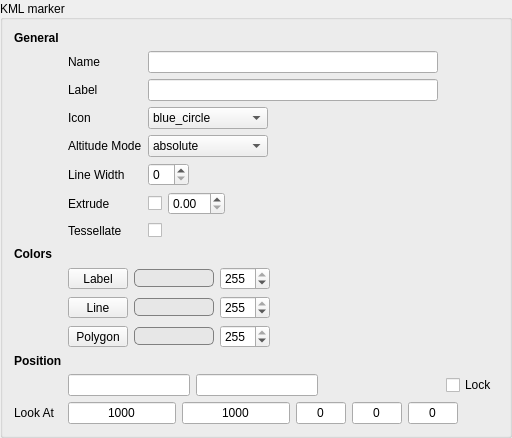
                <widget class="QGroupBox" name="kml_marker">
                 <property name="font">
                  <font>
                   <weight>50</weight>
                   <bold>false</bold>
                  </font>
                 </property>
                 <property name="title">
                  <string>KML marker</string>
                 </property>
                 <property name="alignment">
                  <set>Qt::AlignLeading|Qt::AlignLeft|Qt::AlignVCenter</set>
                 </property>
                 <property name="flat">
                  <bool>false</bool>
                 </property>
                 <layout class="QVBoxLayout" name="verticalLayout_4">
                  <item>
                   <layout class="QGridLayout" name="gridLayout">
                    <item row="14" column="2" colspan="2">
                     <layout class="QHBoxLayout" name="horizontalLayout_3">
                      <item>
                       <widget class="QLineEdit" name="longitude">
                        <property name="maximumSize">
                         <size>
                          <width>180</width>
                          <height>16777215</height>
                         </size>
                        </property>
                        <property name="styleSheet">
                         <string notr="true"/>
                        </property>
                        <property name="alignment">
                         <set>Qt::AlignCenter</set>
                        </property>
                       </widget>
                      </item>
                      <item>
                       <widget class="QLineEdit" name="latitude">
                        <property name="maximumSize">
                         <size>
                          <width>180</width>
                          <height>16777215</height>
                         </size>
                        </property>
                        <property name="styleSheet">
                         <string notr="true"/>
                        </property>
                        <property name="alignment">
                         <set>Qt::AlignCenter</set>
                        </property>
                       </widget>
                      </item>
                      <item>
                       <spacer name="horizontalSpacer_8">
                        <property name="orientation">
                         <enum>Qt::Horizontal</enum>
                        </property>
                        <property name="sizeHint" stdset="0">
                         <size>
                          <width>40</width>
                          <height>20</height>
                         </size>
                        </property>
                       </spacer>
                      </item>
                      <item>
                       <widget class="QCheckBox" name="lock_location">
                        <property name="text">
                         <string>Lock</string>
                        </property>
                       </widget>
                      </item>
                     </layout>
                    </item>
                    <item row="1" column="3">
                     <widget class="QLineEdit" name="kmlname">
                      <property name="maximumSize">
                       <size>
                        <width>290</width>
                        <height>16777215</height>
                       </size>
                      </property>
                      <property name="styleSheet">
                       <string notr="true"/>
                      </property>
                     </widget>
                    </item>
                    <item row="5" column="3">
                     <layout class="QHBoxLayout" name="horizontalLayout_9">
                      <item>
                       <widget class="QSpinBox" name="LineWidth">
                        <property name="styleSheet">
                         <string notr="true"/>
                        </property>
                       </widget>
                      </item>
                      <item>
                       <spacer name="horizontalSpacer_5">
                        <property name="orientation">
                         <enum>Qt::Horizontal</enum>
                        </property>
                        <property name="sizeHint" stdset="0">
                         <size>
                          <width>40</width>
                          <height>20</height>
                         </size>
                        </property>
                       </spacer>
                      </item>
                     </layout>
                    </item>
                    <item row="11" column="2" colspan="2">
                     <layout class="QHBoxLayout" name="horizontalLayout_11">
                      <item>
                       <widget class="QToolButton" name="polygoncolor">
                        <property name="sizePolicy">
                         <sizepolicy hsizetype="Fixed" vsizetype="Fixed">
                          <horstretch>0</horstretch>
                          <verstretch>0</verstretch>
                         </sizepolicy>
                        </property>
                        <property name="minimumSize">
                         <size>
                          <width>60</width>
                          <height>0</height>
                         </size>
                        </property>
                        <property name="maximumSize">
                         <size>
                          <width>60</width>
                          <height>16777215</height>
                         </size>
                        </property>
                        <property name="styleSheet">
                         <string notr="true"/>
                        </property>
                        <property name="text">
                         <string>Polygon</string>
                        </property>
                       </widget>
                      </item>
                      <item>
                       <widget class="QLineEdit" name="polygoncolorlabel">
                        <property name="sizePolicy">
                         <sizepolicy hsizetype="Fixed" vsizetype="Fixed">
                          <horstretch>0</horstretch>
                          <verstretch>0</verstretch>
                         </sizepolicy>
                        </property>
                        <property name="minimumSize">
                         <size>
                          <width>60</width>
                          <height>0</height>
                         </size>
                        </property>
                        <property name="maximumSize">
                         <size>
                          <width>80</width>
                          <height>16777215</height>
                         </size>
                        </property>
                        <property name="styleSheet">
                         <string notr="true">QLineEdit {
     border: 1px solid gray;
     border-radius: 5px;
     padding: 0 8px;
     background: rgb(231, 231, 231);
 }
</string>
                        </property>
                        <property name="readOnly">
                         <bool>true</bool>
                        </property>
                       </widget>
                      </item>
                      <item>
                       <widget class="QSpinBox" name="PolygonAlpha">
                        <property name="sizePolicy">
                         <sizepolicy hsizetype="Fixed" vsizetype="Fixed">
                          <horstretch>0</horstretch>
                          <verstretch>0</verstretch>
                         </sizepolicy>
                        </property>
                        <property name="minimumSize">
                         <size>
                          <width>50</width>
                          <height>0</height>
                         </size>
                        </property>
                        <property name="maximumSize">
                         <size>
                          <width>50</width>
                          <height>16777215</height>
                         </size>
                        </property>
                        <property name="styleSheet">
                         <string notr="true"/>
                        </property>
                        <property name="maximum">
                         <number>255</number>
                        </property>
                        <property name="value">
                         <number>255</number>
                        </property>
                       </widget>
                      </item>
                      <item>
                       <spacer name="horizontalSpacer_7">
                        <property name="orientation">
                         <enum>Qt::Horizontal</enum>
                        </property>
                        <property name="sizeHint" stdset="0">
                         <size>
                          <width>40</width>
                          <height>20</height>
                         </size>
                        </property>
                       </spacer>
                      </item>
                     </layout>
                    </item>
                    <item row="2" column="2">
                     <widget class="QLabel" name="label_2">
                      <property name="text">
                       <string>Label</string>
                      </property>
                     </widget>
                    </item>
                    <item row="3" column="3">
                     <widget class="QComboBox" name="SelectIcon">
                      <property name="sizePolicy">
                       <sizepolicy hsizetype="Fixed" vsizetype="Fixed">
                        <horstretch>0</horstretch>
                        <verstretch>0</verstretch>
                       </sizepolicy>
                      </property>
                      <property name="minimumSize">
                       <size>
                        <width>120</width>
                        <height>0</height>
                       </size>
                      </property>
                      <property name="maximumSize">
                       <size>
                        <width>120</width>
                        <height>16777215</height>
                       </size>
                      </property>
                      <property name="currentIndex">
                       <number>1</number>
                      </property>
                      <item>
                       <property name="text">
                        <string/>
                       </property>
                      </item>
                      <item>
                       <property name="text">
                        <string>blue_circle</string>
                       </property>
                       <property name="icon">
                        <iconset>
                         <normaloff>:/icons/blue_circle.png</normaloff>:/icons/blue_circle.png</iconset>
                       </property>
                      </item>
                      <item>
                       <property name="text">
                        <string>green_circle</string>
                       </property>
                       <property name="icon">
                        <iconset>
                         <normaloff>:/icons/green_circle.png</normaloff>:/icons/green_circle.png</iconset>
                       </property>
                      </item>
                      <item>
                       <property name="text">
                        <string>red_circle</string>
                       </property>
                       <property name="icon">
                        <iconset>
                         <normaloff>:/icons/red_circle.png</normaloff>:/icons/red_circle.png</iconset>
                       </property>
                      </item>
                      <item>
                       <property name="text">
                        <string>yellow_circle</string>
                       </property>
                       <property name="icon">
                        <iconset>
                         <normaloff>:/icons/yellow_circle.png</normaloff>:/icons/yellow_circle.png</iconset>
                       </property>
                      </item>
                     </widget>
                    </item>
                    <item row="7" column="3">
                     <layout class="QHBoxLayout" name="horizontalLayout_6">
                      <item>
                       <widget class="QCheckBox" name="Tessellate">
                        <property name="layoutDirection">
                         <enum>Qt::LeftToRight</enum>
                        </property>
                        <property name="text">
                         <string/>
                        </property>
                       </widget>
                      </item>
                      <item>
                       <spacer name="horizontalSpacer_10">
                        <property name="orientation">
                         <enum>Qt::Horizontal</enum>
                        </property>
                        <property name="sizeHint" stdset="0">
                         <size>
                          <width>40</width>
                          <height>20</height>
                         </size>
                        </property>
                       </spacer>
                      </item>
                     </layout>
                    </item>
                    <item row="4" column="3">
                     <widget class="QComboBox" name="altitudeMode">
                      <property name="sizePolicy">
                       <sizepolicy hsizetype="Fixed" vsizetype="Fixed">
                        <horstretch>0</horstretch>
                        <verstretch>0</verstretch>
                       </sizepolicy>
                      </property>
                      <property name="maximumSize">
                       <size>
                        <width>120</width>
                        <height>16777215</height>
                       </size>
                      </property>
                      <item>
                       <property name="text">
                        <string>absolute</string>
                       </property>
                      </item>
                      <item>
                       <property name="text">
                        <string>clampToGround</string>
                       </property>
                      </item>
                      <item>
                       <property name="text">
                        <string>relativeToGround</string>
                       </property>
                      </item>
                     </widget>
                    </item>
                    <item row="1" column="2">
                     <widget class="QLabel" name="label">
                      <property name="text">
                       <string>Name</string>
                      </property>
                     </widget>
                    </item>
                    <item row="9" column="2" colspan="2">
                     <layout class="QHBoxLayout" name="horizontalLayout_7">
                      <item>
                       <widget class="QToolButton" name="labelcolor">
                        <property name="minimumSize">
                         <size>
                          <width>60</width>
                          <height>0</height>
                         </size>
                        </property>
                        <property name="maximumSize">
                         <size>
                          <width>60</width>
                          <height>16777215</height>
                         </size>
                        </property>
                        <property name="styleSheet">
                         <string notr="true"/>
                        </property>
                        <property name="text">
                         <string>Label</string>
                        </property>
                       </widget>
                      </item>
                      <item>
                       <widget class="QLineEdit" name="labelcolorlabel">
                        <property name="sizePolicy">
                         <sizepolicy hsizetype="Fixed" vsizetype="Fixed">
                          <horstretch>0</horstretch>
                          <verstretch>0</verstretch>
                         </sizepolicy>
                        </property>
                        <property name="minimumSize">
                         <size>
                          <width>60</width>
                          <height>0</height>
                         </size>
                        </property>
                        <property name="maximumSize">
                         <size>
                          <width>80</width>
                          <height>16777215</height>
                         </size>
                        </property>
                        <property name="styleSheet">
                         <string notr="true">QLineEdit {
     border: 1px solid gray;
     border-radius: 5px;
     padding: 0 8px;
     background: rgb(231, 231, 231);
 }
</string>
                        </property>
                        <property name="readOnly">
                         <bool>true</bool>
                        </property>
                       </widget>
                      </item>
                      <item>
                       <widget class="QSpinBox" name="LabelAlpha">
                        <property name="sizePolicy">
                         <sizepolicy hsizetype="Fixed" vsizetype="Fixed">
                          <horstretch>0</horstretch>
                          <verstretch>0</verstretch>
                         </sizepolicy>
                        </property>
                        <property name="minimumSize">
                         <size>
                          <width>50</width>
                          <height>0</height>
                         </size>
                        </property>
                        <property name="maximumSize">
                         <size>
                          <width>50</width>
                          <height>16777215</height>
                         </size>
                        </property>
                        <property name="styleSheet">
                         <string notr="true"/>
                        </property>
                        <property name="maximum">
                         <number>255</number>
                        </property>
                        <property name="value">
                         <number>255</number>
                        </property>
                       </widget>
                      </item>
                      <item>
                       <spacer name="horizontalSpacer_3">
                        <property name="orientation">
                         <enum>Qt::Horizontal</enum>
                        </property>
                        <property name="sizeHint" stdset="0">
                         <size>
                          <width>40</width>
                          <height>20</height>
                         </size>
                        </property>
                       </spacer>
                      </item>
                     </layout>
                    </item>
                    <item row="7" column="2">
                     <widget class="QLabel" name="Tessellatelabel">
                      <property name="text">
                       <string>Tessellate</string>
                      </property>
                     </widget>
                    </item>
                    <item row="6" column="2">
                     <widget class="QLabel" name="Extrudelabel">
                      <property name="text">
                       <string>Extrude</string>
                      </property>
                     </widget>
                    </item>
                    <item row="8" column="0">
                     <widget class="QLabel" name="label_5">
                      <property name="text">
                       <string>&lt;b&gt;Colors&lt;b&gt;</string>
                      </property>
                      <property name="textFormat">
                       <enum>Qt::RichText</enum>
                      </property>
                     </widget>
                    </item>
                    <item row="6" column="3">
                     <layout class="QHBoxLayout" name="horizontalLayout_4">
                      <item>
                       <widget class="QCheckBox" name="Extrude">
                        <property name="text">
                         <string/>
                        </property>
                       </widget>
                      </item>
                      <item>
                       <widget class="QDoubleSpinBox" name="Offset">
                        <property name="styleSheet">
                         <string notr="true"/>
                        </property>
                       </widget>
                      </item>
                      <item>
                       <spacer name="horizontalSpacer_13">
                        <property name="orientation">
                         <enum>Qt::Horizontal</enum>
                        </property>
                        <property name="sizeHint" stdset="0">
                         <size>
                          <width>40</width>
                          <height>20</height>
                         </size>
                        </property>
                       </spacer>
                      </item>
                     </layout>
                    </item>
                    <item row="10" column="2" colspan="2">
                     <layout class="QHBoxLayout" name="horizontalLayout_10">
                      <item>
                       <widget class="QToolButton" name="linecolor">
                        <property name="sizePolicy">
                         <sizepolicy hsizetype="Fixed" vsizetype="Fixed">
                          <horstretch>0</horstretch>
                          <verstretch>0</verstretch>
                         </sizepolicy>
                        </property>
                        <property name="minimumSize">
                         <size>
                          <width>60</width>
                          <height>0</height>
                         </size>
                        </property>
                        <property name="acceptDrops">
                         <bool>false</bool>
                        </property>
                        <property name="autoFillBackground">
                         <bool>false</bool>
                        </property>
                        <property name="styleSheet">
                         <string notr="true"/>
                        </property>
                        <property name="text">
                         <string>Line</string>
                        </property>
                        <property name="autoRaise">
                         <bool>false</bool>
                        </property>
                       </widget>
                      </item>
                      <item>
                       <widget class="QLineEdit" name="linecolorlabel">
                        <property name="sizePolicy">
                         <sizepolicy hsizetype="Fixed" vsizetype="Fixed">
                          <horstretch>0</horstretch>
                          <verstretch>0</verstretch>
                         </sizepolicy>
                        </property>
                        <property name="minimumSize">
                         <size>
                          <width>60</width>
                          <height>0</height>
                         </size>
                        </property>
                        <property name="maximumSize">
                         <size>
                          <width>80</width>
                          <height>16777215</height>
                         </size>
                        </property>
                        <property name="styleSheet">
                         <string notr="true">QLineEdit {
     border: 1px solid gray;
     border-radius: 5px;
     padding: 0 8px;
     background: rgb(231, 231, 231);
 }
</string>
                        </property>
                        <property name="readOnly">
                         <bool>true</bool>
                        </property>
                       </widget>
                      </item>
                      <item>
                       <widget class="QSpinBox" name="LineAlpha">
                        <property name="sizePolicy">
                         <sizepolicy hsizetype="Fixed" vsizetype="Fixed">
                          <horstretch>0</horstretch>
                          <verstretch>0</verstretch>
                         </sizepolicy>
                        </property>
                        <property name="minimumSize">
                         <size>
                          <width>50</width>
                          <height>0</height>
                         </size>
                        </property>
                        <property name="maximumSize">
                         <size>
                          <width>50</width>
                          <height>16777215</height>
                         </size>
                        </property>
                        <property name="styleSheet">
                         <string notr="true"/>
                        </property>
                        <property name="maximum">
                         <number>255</number>
                        </property>
                        <property name="value">
                         <number>255</number>
                        </property>
                       </widget>
                      </item>
                      <item>
                       <spacer name="horizontalSpacer_6">
                        <property name="orientation">
                         <enum>Qt::Horizontal</enum>
                        </property>
                        <property name="sizeHint" stdset="0">
                         <size>
                          <width>40</width>
                          <height>20</height>
                         </size>
                        </property>
                       </spacer>
                      </item>
                     </layout>
                    </item>
                    <item row="4" column="2">
                     <widget class="QLabel" name="label_3">
                      <property name="text">
                       <string>Altitude Mode</string>
                      </property>
                     </widget>
                    </item>
                    <item row="5" column="2">
                     <widget class="QLabel" name="LineWidthlabel">
                      <property name="text">
                       <string>Line Width</string>
                      </property>
                     </widget>
                    </item>
                    <item row="3" column="2">
                     <widget class="QLabel" name="Iconlabel">
                      <property name="text">
                       <string>Icon</string>
                      </property>
                     </widget>
                    </item>
                    <item row="2" column="3">
                     <widget class="QLineEdit" name="kmllabel">
                      <property name="maximumSize">
                       <size>
                        <width>290</width>
                        <height>16777215</height>
                       </size>
                      </property>
                      <property name="styleSheet">
                       <string notr="true"/>
                      </property>
                     </widget>
                    </item>
                    <item row="15" column="2" colspan="2">
                     <layout class="QHBoxLayout" name="horizontalLayout_5">
                      <item>
                       <widget class="QLineEdit" name="Zoom">
                        <property name="maximumSize">
                         <size>
                          <width>180</width>
                          <height>16777215</height>
                         </size>
                        </property>
                        <property name="styleSheet">
                         <string notr="true"/>
                        </property>
                        <property name="text">
                         <string>1000</string>
                        </property>
                        <property name="alignment">
                         <set>Qt::AlignCenter</set>
                        </property>
                       </widget>
                      </item>
                      <item>
                       <widget class="QLineEdit" name="Range">
                        <property name="maximumSize">
                         <size>
                          <width>180</width>
                          <height>16777215</height>
                         </size>
                        </property>
                        <property name="styleSheet">
                         <string notr="true"/>
                        </property>
                        <property name="text">
                         <string>1000</string>
                        </property>
                        <property name="alignment">
                         <set>Qt::AlignCenter</set>
                        </property>
                       </widget>
                      </item>
                      <item>
                       <widget class="QLineEdit" name="Roll">
                        <property name="sizePolicy">
                         <sizepolicy hsizetype="Fixed" vsizetype="Fixed">
                          <horstretch>0</horstretch>
                          <verstretch>0</verstretch>
                         </sizepolicy>
                        </property>
                        <property name="minimumSize">
                         <size>
                          <width>50</width>
                          <height>0</height>
                         </size>
                        </property>
                        <property name="maximumSize">
                         <size>
                          <width>50</width>
                          <height>16777215</height>
                         </size>
                        </property>
                        <property name="styleSheet">
                         <string notr="true"/>
                        </property>
                        <property name="text">
                         <string>0</string>
                        </property>
                        <property name="alignment">
                         <set>Qt::AlignCenter</set>
                        </property>
                       </widget>
                      </item>
                      <item>
                       <widget class="QLineEdit" name="Pitch">
                        <property name="sizePolicy">
                         <sizepolicy hsizetype="Fixed" vsizetype="Fixed">
                          <horstretch>0</horstretch>
                          <verstretch>0</verstretch>
                         </sizepolicy>
                        </property>
                        <property name="minimumSize">
                         <size>
                          <width>50</width>
                          <height>0</height>
                         </size>
                        </property>
                        <property name="maximumSize">
                         <size>
                          <width>50</width>
                          <height>16777215</height>
                         </size>
                        </property>
                        <property name="styleSheet">
                         <string notr="true"/>
                        </property>
                        <property name="text">
                         <string>0</string>
                        </property>
                        <property name="alignment">
                         <set>Qt::AlignCenter</set>
                        </property>
                       </widget>
                      </item>
                      <item>
                       <widget class="QLineEdit" name="Head">
                        <property name="sizePolicy">
                         <sizepolicy hsizetype="Fixed" vsizetype="Fixed">
                          <horstretch>0</horstretch>
                          <verstretch>0</verstretch>
                         </sizepolicy>
                        </property>
                        <property name="minimumSize">
                         <size>
                          <width>50</width>
                          <height>0</height>
                         </size>
                        </property>
                        <property name="maximumSize">
                         <size>
                          <width>50</width>
                          <height>16777215</height>
                         </size>
                        </property>
                        <property name="styleSheet">
                         <string notr="true"/>
                        </property>
                        <property name="text">
                         <string>0</string>
                        </property>
                        <property name="alignment">
                         <set>Qt::AlignCenter</set>
                        </property>
                       </widget>
                      </item>
                      <item>
                       <spacer name="horizontalSpacer_9">
                        <property name="orientation">
                         <enum>Qt::Horizontal</enum>
                        </property>
                        <property name="sizeHint" stdset="0">
                         <size>
                          <width>40</width>
                          <height>20</height>
                         </size>
                        </property>
                       </spacer>
                      </item>
                     </layout>
                    </item>
                    <item row="0" column="0">
                     <widget class="QLabel" name="label_4">
                      <property name="text">
                       <string>&lt;b&gt;General&lt;b&gt;</string>
                      </property>
                      <property name="textFormat">
                       <enum>Qt::RichText</enum>
                      </property>
                     </widget>
                    </item>
                    <item row="13" column="0">
                     <widget class="QLabel" name="label_6">
                      <property name="text">
                       <string>&lt;b&gt;Position&lt;b&gt;</string>
                      </property>
                     </widget>
                    </item>
                    <item row="15" column="0">
                     <widget class="QLabel" name="label_8">
                      <property name="text">
                       <string>Look At</string>
                      </property>
                     </widget>
                    </item>
                   </layout>
                  </item>
                 </layout>
                </widget>
